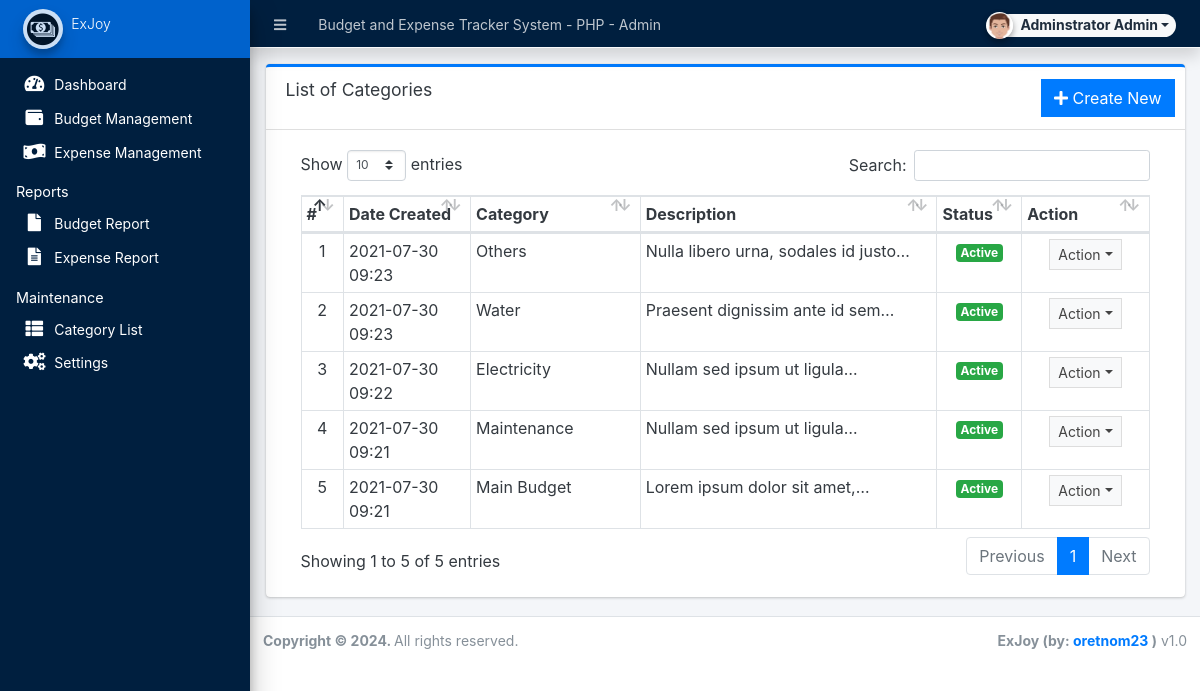
The app's page /admin/?page=maintenance/category (signed in) with its own data.
### tables this page shows
CREATE TABLE `categories` (
  `id` int(30) NOT NULL,
  `category` varchar(250) NOT NULL,
  `description` text DEFAULT NULL,
  `status` tinyint(1) NOT NULL DEFAULT 1,
  `balance` float NOT NULL DEFAULT 0,
  `date_created` datetime NOT NULL DEFAULT current_timestamp(),
  `date_updated` datetime DEFAULT NULL ON UPDATE current_timestamp()
);

### config.php (called while the page is built, shortened)
<?php
require_once('classes/DBConnection.php');
require_once('classes/SystemSettings.php');
function validate_image($file){
	if(!empty($file)){
		if(is_file(base_app.$file)){
			return base_url.$file;
		}else{
			return base_url.'dist/img/no-image-available.png';
		}
	}else{
		return base_url.'dist/img/no-image-available.png';
	}
}
function isMobileDevice(){
    $aMobileUA = array(
        '/iphone/i' => 'iPhone',
        '/ipod/i' => 'iPod',
        '/ipad/i' => 'iPad',
        '/android/i' => 'Android',
        '/blackberry/i' => 'BlackBerry',
        '/webos/i' => 'Mobile'
    );
    return false;
}
?>

### classes/DBConnection.php (called while the page is built, shortened)
<?php
class DBConnection{
    private $host = DB_SERVER;
    private $username = DB_USERNAME;
    private $password = DB_PASSWORD;
    private $database = DB_NAME;
    public $conn;
    public function __construct(){
        if (!isset($this->conn)) {
            $this->conn = new mysqli($this->host, $this->username, $this->password, $this->database);
        }
    }
}
?>

### classes/SystemSettings.php (called while the page is built, shortened)
<?php
class SystemSettings extends DBConnection{
	function userdata($field = ''){
		if(!empty($field)){
			if(isset($_SESSION['userdata'][$field]))
				return $_SESSION['userdata'][$field];
			else
				return null;
		}else{
			return false;
		}
	}
	function info($field=''){
		if(!empty($field)){
			if(isset($_SESSION['system_info'][$field]))
				return $_SESSION['system_info'][$field];
			else
				return false;
		}else{
			return false;
		}
	}
}
$_settings = new SystemSettings();
?>

### admin/maintenance/category.php (the view, shortened to what this page needs)
<div class="card card-outline card-primary">
	<div class="card-header">
		<h3 class="card-title">List of Categories</h3>
		<div class="card-tools">
			<a href="?page=maintenance/manage_category" class="btn btn-flat btn-primary"><span class="fas fa-plus"></span>  Create New</a>
		</div>
	</div>
	<div class="card-body">
		<div class="container-fluid">
        <div class="container-fluid">
			<table class="table table-bordered table-stripped">
				<colgroup>
					<col width="5%">
					<col width="15%">
					<col width="20%">
					<col width="35%">
					<col width="10%">
					<col width="15%">
				</colgroup>
				<thead>
					<tr>
						<th>#</th>
						<th>Date Created</th>
						<th>Category</th>
						<th>Description</th>
						<th>Status</th>
						<th>Action</th>
					</tr>
				</thead>
				<tbody>
					<?php
					$i = 1;
						$qry = $conn->query("SELECT * from `categories` order by unix_timestamp(date_created) desc ");
						while($row = $qry->fetch_assoc()):
                            $row['description'] = strip_tags(stripslashes(html_entity_decode($row['description'])));
					?>
						<tr>
							<td class="text-center"><?php echo $i++; ?></td>
							<td><?php echo date("Y-m-d H:i",strtotime($row['date_created'])) ?></td>
							<td><?php echo $row['category'] ?></td>
							<td ><p class="truncate-1 m-0"><?php echo $row['description'] ?></p></td>
							<td class="text-center">
                                <?php if($row['status'] == 1): ?>
                                    <span class="badge badge-success">Active</span>
                                <?php else: ?>
                                    <span class="badge badge-danger">Inactive</span>
                                <?php endif; ?>
                            </td>
							<td align="center">
								 <button type="button" class="btn btn-flat btn-default btn-sm dropdown-toggle dropdown-icon" data-toggle="dropdown">
				                  		Action
				                  </button>
							</td>
						</tr>
					<?php endwhile; ?>
				</tbody>
			</table>
		</div>
		</div>
	</div>
</div>

### admin/index.php (shortened to what this page needs)
<?php require_once('../config.php'); ?>
 <!DOCTYPE html>
<html lang="en" class="" style="height: auto;">
<?php require_once('inc/header.php') ?>
  <body class="sidebar-mini layout-fixed control-sidebar-slide-open layout-navbar-fixed sidebar-mini-md sidebar-mini-xs" data-new-gr-c-s-check-loaded="14.991.0" data-gr-ext-installed="" style="height: auto;">
    <div class="wrapper">
     <?php require_once('inc/topBarNav.php') ?>
     <?php require_once('inc/navigation.php') ?>
     <?php $page = isset($_GET['page']) ? $_GET['page'] : 'home';  ?>
      <div class="content-wrapper pt-3" style="min-height: 567.854px;">
        <section class="content  text-dark">
          <div class="container-fluid">
            <?php
              if(!file_exists($page.".php") && !is_dir($page)){
                  include '404.html';
              }else{
                if(is_dir($page))
                  include $page.'/index.php';
                else
                  include $page.'.php';
              }
            ?>
          </div>
        </section>
      </div>
      <?php require_once('inc/footer.php') ?>
  </body>
</html>

### admin/inc/header.php (shortened to what this page needs)
<head>
    <link rel="stylesheet" href="<?php echo base_url ?>plugins/fontawesome-free/css/all.min.css">
    <link rel="stylesheet" href="<?php echo base_url ?>plugins/tempusdominus-bootstrap-4/css/tempusdominus-bootstrap-4.min.css">
  <link rel="stylesheet" href="<?php echo base_url ?>plugins/datatables-bs4/css/dataTables.bootstrap4.min.css">
  <link rel="stylesheet" href="<?php echo base_url ?>plugins/datatables-responsive/css/responsive.bootstrap4.min.css">
  <link rel="stylesheet" href="<?php echo base_url ?>plugins/datatables-buttons/css/buttons.bootstrap4.min.css">
  <link rel="stylesheet" href="<?php echo base_url ?>plugins/select2/css/select2.min.css">
  <link rel="stylesheet" href="<?php echo base_url ?>plugins/select2-bootstrap4-theme/select2-bootstrap4.min.css">
    <link rel="stylesheet" href="<?php echo base_url ?>plugins/icheck-bootstrap/icheck-bootstrap.min.css">
    <link rel="stylesheet" href="<?php echo base_url ?>plugins/jqvmap/jqvmap.min.css">
    <link rel="stylesheet" href="<?php echo base_url ?>dist/css/adminlte.css">
    <link rel="stylesheet" href="<?php echo base_url ?>dist/css/custom.css">
    <link rel="stylesheet" href="<?php echo base_url ?>plugins/overlayScrollbars/css/OverlayScrollbars.min.css">
    <link rel="stylesheet" href="<?php echo base_url ?>plugins/daterangepicker/daterangepicker.css">
    <link rel="stylesheet" href="<?php echo base_url ?>plugins/summernote/summernote-bs4.min.css">
  <link rel="stylesheet" href="<?php echo base_url ?>plugins/sweetalert2-theme-bootstrap-4/bootstrap-4.min.css">
  </head>

### admin/inc/topBarNav.php (shortened to what this page needs)
<nav class="main-header navbar navbar-expand navbar-dark bg-navy shadow border border-light border-top-0  border-left-0 border-right-0 text-sm">
  <ul class="navbar-nav">
    <li class="nav-item">
    <a class="nav-link" data-widget="pushmenu" href="#" role="button"><i class="fas fa-bars"></i></a>
    </li>
    <li class="nav-item d-none d-sm-inline-block">
      <a href="<?php echo base_url ?>" class="nav-link"><?php echo (!isMobileDevice()) ? $_settings->info('name'):$_settings->info('short_name'); ?> - Admin</a>
    </li>
  </ul>
  <ul class="navbar-nav ml-auto">
    <li class="nav-item">
      <div class="btn-group nav-link">
            <button type="button" class="btn btn-rounded badge badge-light dropdown-toggle dropdown-icon" data-toggle="dropdown">
              <span><img src="<?php echo validate_image($_settings->userdata('avatar')) ?>" class="img-circle elevation-2 user-img" alt="User Image"></span>
              <span class="ml-3"><?php echo ucwords($_settings->userdata('firstname').' '.$_settings->userdata('lastname')) ?></span>
            </button>
        </div>
    </li>
  </ul>
</nav>

### admin/inc/navigation.php (shortened to what this page needs)
<aside class="main-sidebar sidebar-navy-primary bg-navy elevation-4 sidebar-no-expand">
  <a href="<?php echo base_url ?>admin" class="brand-link bg-primary text-sm">
  <img src="<?php echo validate_image($_settings->info('logo'))?>" alt="Store Logo" class="brand-image img-circle elevation-3 border-1" style="opacity: .8;width: 2.5rem;height: 2.5rem;max-height: unset">
  <span class="brand-text font-weight-light"><?php echo $_settings->info('short_name') ?></span>
  </a>
  <div class="sidebar os-host os-theme-light os-host-overflow os-host-overflow-y os-host-resize-disabled os-host-transition os-host-scrollbar-horizontal-hidden">
    <div class="os-content-glue" style="margin: 0px -8px; width: 249px; height: 646px;"></div>
    <div class="os-padding">
      <div class="os-viewport os-viewport-native-scrollbars-invisible" style="overflow-y: scroll;">
        <div class="os-content" style="padding: 0px 8px; height: 100%; width: 100%;">
          <nav class="mt-4">
             <ul class="nav nav-pills nav-sidebar flex-column text-sm nav-compact nav-flat nav-child-indent nav-collapse-hide-child" data-widget="treeview" role="menu" data-accordion="false">
              <li class="nav-item dropdown">
                <a href="./" class="nav-link nav-home">
                  <i class="nav-icon fas fa-tachometer-alt"></i>
                  <p>
                    Dashboard
                  </p>
                </a>
              </li>
              <li class="nav-item dropdown">
                <a href="<?php echo base_url ?>admin/?page=budget" class="nav-link nav-budget">
                  <i class="nav-icon fas fa-wallet"></i>
                  <p>
                    Budget Management
                  </p>
                </a>
              </li>
              <li class="nav-item dropdown">
                <a href="<?php echo base_url ?>admin/?page=expense" class="nav-link nav-expense">
                  <i class="nav-icon fas fa-money-bill-wave"></i>
                  <p>
                    Expense Management
                  </p>
                </a>
              </li>
              <li class="nav-header">Reports</li>
              <li class="nav-item dropdown">
                <a href="<?php echo base_url ?>admin/?page=reports/budget" class="nav-link nav-reports-budget">
                  <i class="nav-icon fas fa-file"></i>
                  <p>
                    Budget Report
                  </p>
                </a>
              </li>
              <li class="nav-item dropdown">
                <a href="<?php echo base_url ?>admin/?page=reports/expense" class="nav-link nav-reports-expense">
                  <i class="nav-icon fas fa-file-alt"></i>
                  <p>
                    Expense Report
                  </p>
                </a>
              </li>
              <li class="nav-header">Maintenance</li>
              <li class="nav-item dropdown">
                <a href="<?php echo base_url ?>admin/?page=maintenance/category" class="nav-link nav-maintenance/category">
                  <i class="nav-icon fas fa-th-list"></i>
                  <p>
                    Category List
                  </p>
                </a>
              </li>
              <li class="nav-item dropdown">
                <a href="<?php echo base_url ?>admin/?page=system_info" class="nav-link nav-system_info">
                  <i class="nav-icon fas fa-cogs"></i>
                  <p>
                    Settings
                  </p>
                </a>
              </li>
            </ul>
          </nav>
        </div>
      </div>
    </div>
  </div>
</aside>

### admin/inc/footer.php (shortened to what this page needs)
<footer class="main-footer text-sm">
        <strong>Copyright © <?php echo date('Y') ?>.
        </strong>
        All rights reserved.
        <div class="float-right d-none d-sm-inline-block">
          <b><?php echo $_settings->info('short_name') ?> (by: <a href="mailto:oretnom23@gmail.com" target="blank">oretnom23</a> )</b> v1.0
        </div>
      </footer>
    </div>

### admin/inc/topBarNav.php (style rules this page uses)
.user-img { position: absolute; height: 27px; width: 27px; object-fit: cover; left: -7%; top: -12%; }
.btn-rounded { border-radius: 50px; }

### admin/inc/navigation.php (style rules this page uses)
.main-sidebar a { color: white !important; }

### records on screen
categories: date_created "2021-07-30 09:23", category "Others", description "Nulla libero urna, sodales id…", status "Active"
categories: date_created "2021-07-30 09:23", category "Water", description "Praesent dignissim ante id…", status "Active"
categories: date_created "2021-07-30 09:22", category "Electricity", description "Nullam sed ipsum ut…", status "Active"
categories: date_created "2021-07-30 09:21", category "Maintenance", description "Nullam sed ipsum ut…", status "Active"
categories: date_created "2021-07-30 09:21", category "Main Budget", description "Lorem ipsum dolor sit…", status "Active"

### other values on screen
$_settings->info('name') "Budget and Expense Tracker System - PHP"
$_settings->userdata('firstname').' '.$_settings->userdata('lastname') "Adminstrator Admin"
$_settings->info('short_name') "ExJoy"
